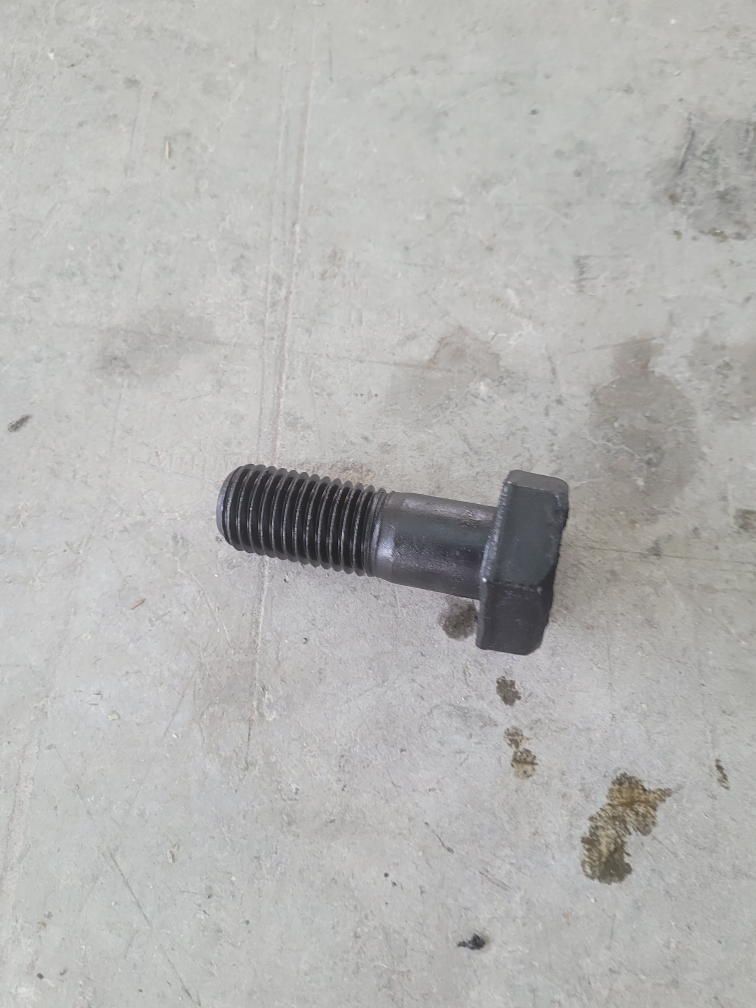
#> input picture data/threaded/image1.jpg, 3024 x 4032 px (shown at 1/4 size); its folder holds 5 pictures in this run
$ python main.py
#> lines starting #> are read from the running program, lines starting #| are printed output that depends on the picture
### src/image_utils.py
import cv2


def load_image(path, scale=0.5):
    """
    Load image, convert to grayscale and resize.
    """

    image = cv2.imread(path)

    if image is None:
        raise FileNotFoundError(f"Image not found: {path}")

    gray = cv2.cvtColor(image, cv2.COLOR_BGR2GRAY)

    width = int(gray.shape[1] * scale)
    height = int(gray.shape[0] * scale)

    resized = cv2.resize(gray, (width, height))

    return resized

# [14 lines left out: function crop_thread_region, not called in this run]

### src/fft_detector.py
import numpy as np
from src.image_utils import load_image


def generate_cosine(size, fx, fy):
    """
    Generate a 2D cosine using integer frequency components.
    fx: horizontal frequency component
    fy: vertical frequency component
    """

    x = np.arange(size)
    y = np.arange(size)

    X, Y = np.meshgrid(x, y)

    image = np.cos(
        2 * np.pi * (fx * X + fy * Y) / size
    )

    return image


def compute_fft(image):
    """
    Compute centered 2D Fourier Transform.
    """

    fft = np.fft.fft2(image)

    fft_shifted = np.fft.fftshift(fft)

    magnitude = np.log1p(np.abs(fft_shifted))

    return magnitude


def fft_from_image(path, scale=0.5):
    """
    Load an image and compute its FFT magnitude.
    """

    image = load_image(path, scale)
    spectrum = compute_fft(image)

    return image, spectrum


def remove_low_frequencies(spectrum, radius=20):
    """
    Remove low-frequency components (center of FFT).
    """

    filtered = spectrum.copy()

    h, w = filtered.shape

    cy = h // 2
    cx = w // 2

    Y, X = np.ogrid[:h, :w]

    mask = (X - cx) ** 2 + (Y - cy) ** 2 <= radius ** 2

    filtered[mask] = 0

    return filtered

### src/noise_test.py
import glob

import cv2
import numpy as np
import os

from src.predictor import predictor


def add_gaussian_noise(image, variance):
    """
    Add Gaussian noise to an image.
    """

    image = image.astype(np.float32) / 255.0

    noise = np.random.normal(
        0,
        np.sqrt(variance),
        image.shape
    )

    noisy = image + noise

    noisy = np.clip(noisy, 0, 1)

    noisy = (255 * noisy).astype(np.uint8)

    return noisy


def load_dataset():

    images = []

    for path in sorted(glob.glob("data/threaded/*.jpg")):
        images.append((path, 1))

    for path in sorted(glob.glob("data/non_threaded/*.jpg")):
        images.append((path, 0))

    return images


def evaluate_noise(variance):

    dataset = load_dataset()

    correct = 0

    for path, label in dataset:

        image = cv2.imread(path, cv2.IMREAD_GRAYSCALE)

        noisy = add_gaussian_noise(
            image,
            variance
        )

        if variance == 0.05:
            cv2.imwrite("noisy_sample.jpg", noisy)

        temp = "temp.jpg"

        cv2.imwrite(temp, noisy)

        prediction, _ = predictor(temp)

        if prediction == label:
            correct += 1

    accuracy = correct / len(dataset)

    if os.path.exists("temp.jpg"):
        os.remove("temp.jpg")

    return accuracy

### src/predictor.py
import numpy as np

from src.fft_detector import fft_from_image, remove_low_frequencies


def predictor(path, threshold=12.6):
    """
    Return:
        1 -> Threaded
        0 -> Non-threaded
    """

    _, spectrum = fft_from_image(path)

    spectrum = remove_low_frequencies(
        spectrum,
        radius=20
    )

    values = np.sort(spectrum.ravel())

    score = np.mean(values[-10:])

    prediction = int(score > threshold)

    return prediction, score

### main.py
import os

import matplotlib.pyplot as plt

from src.fft_detector import (
    generate_cosine,
    compute_fft,
    fft_from_image,
)

from src.noise_test import evaluate_noise


os.makedirs("outputs", exist_ok=True)


def part1():

    image = generate_cosine(
        size=256,
        fx=8,
        fy=0
    )

    fft = compute_fft(image)

    plt.figure(figsize=(10,4))

    plt.subplot(1,2,1)
    plt.imshow(image, cmap="gray")
    plt.title("Cosine")

    plt.subplot(1,2,2)
    plt.imshow(fft, cmap="gray")
    plt.title("FFT")

    plt.tight_layout()

    plt.savefig(
        "outputs/cosine_fft.png",
        dpi=300
    )

    plt.show()


def part2():

    image, fft = fft_from_image(
        "data/threaded/image1.jpg"
    )

    plt.figure(figsize=(10,4))

    plt.subplot(1,2,1)
    plt.imshow(image, cmap="gray")
    plt.title("Threaded")

    plt.subplot(1,2,2)
    plt.imshow(fft, cmap="gray")
    plt.title("FFT")

    plt.tight_layout()

    plt.savefig(
        "outputs/thread_fft.png",
        dpi=300
    )

    plt.show()


def part3():

    variances = [
        0,
        0.001,
        0.003,
        0.005,
        0.01,
        0.02,
        0.05,
    ]

    accuracies = []

    for variance in variances:

        accuracy = evaluate_noise(
            variance
        )

        accuracies.append(accuracy)

        print(
            f"Variance={variance:.3f}"
            f" Accuracy={accuracy:.2f}"
        )

    plt.figure(figsize=(7,5))

    plt.plot(
        variances,
        accuracies,
        marker="o"
    )

    plt.xlabel("Noise Variance")
    plt.ylabel("Accuracy")
    plt.grid(True)

    plt.savefig(
        "outputs/noise_accuracy.png",
        dpi=300
    )

    plt.show()


def main():

    print("Part 1")
    part1()
#> in part1, `plt.savefig( "outputs/cosine_fft.png", dpi=300 )`:
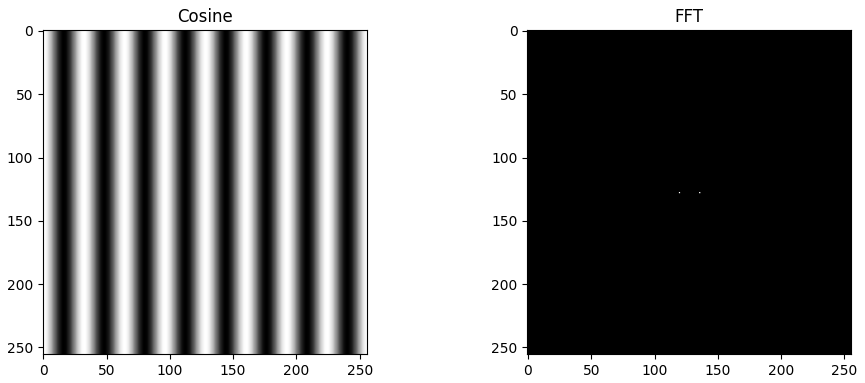
#> figure drawn by matplotlib, 2 panels

    print("Part 2")
    part2()
#> in load_image, image is the input picture: shape (4032, 3024, 3); mean B, G, R 178.6, 180.5, 180.7
#> in compute_fft (call 2), `magnitude = np.log1p(np.abs(fft_shifted))`:
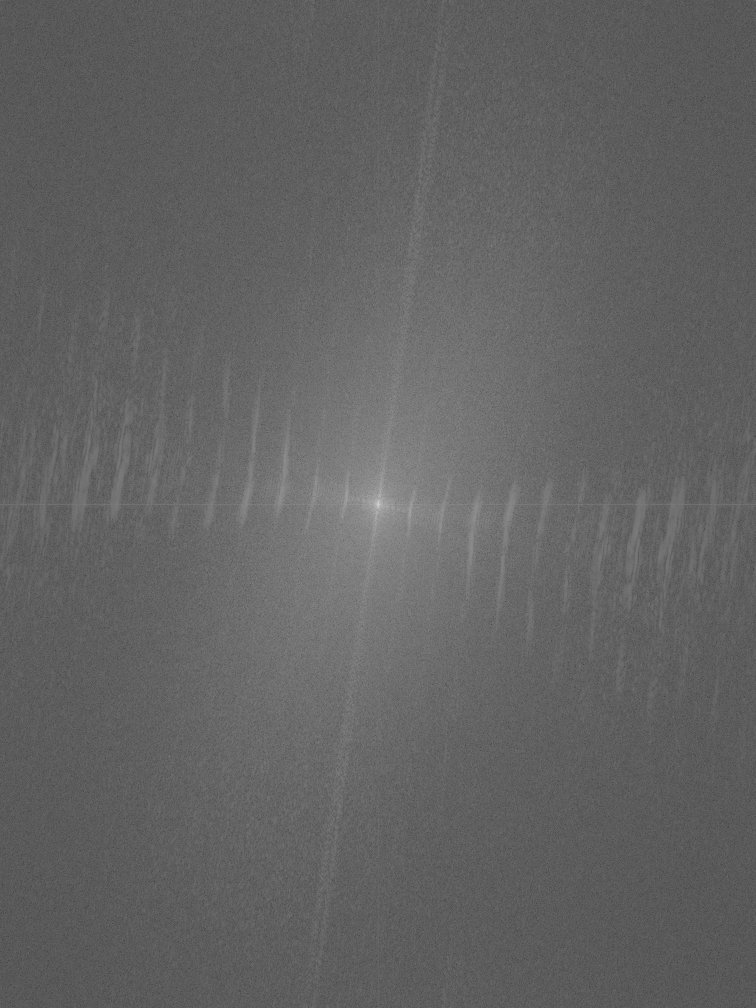
#> magnitude: shape (2016, 1512) float64 (shown at 1/2 size); min 0.769, max 20.13, mean 8.3; drawn with min black and max white
#> in part2, `plt.savefig( "outputs/thread_fft.png", dpi=300 )`:
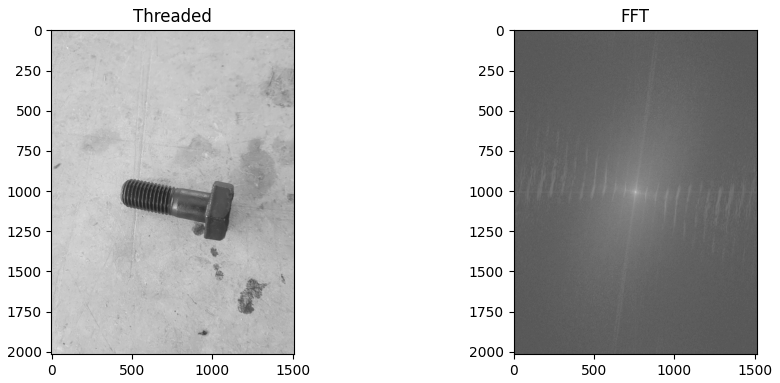
#> figure drawn by matplotlib, 2 panels

    print("Part 3")
    part3()
#> in remove_low_frequencies, `filtered[mask] = 0`:
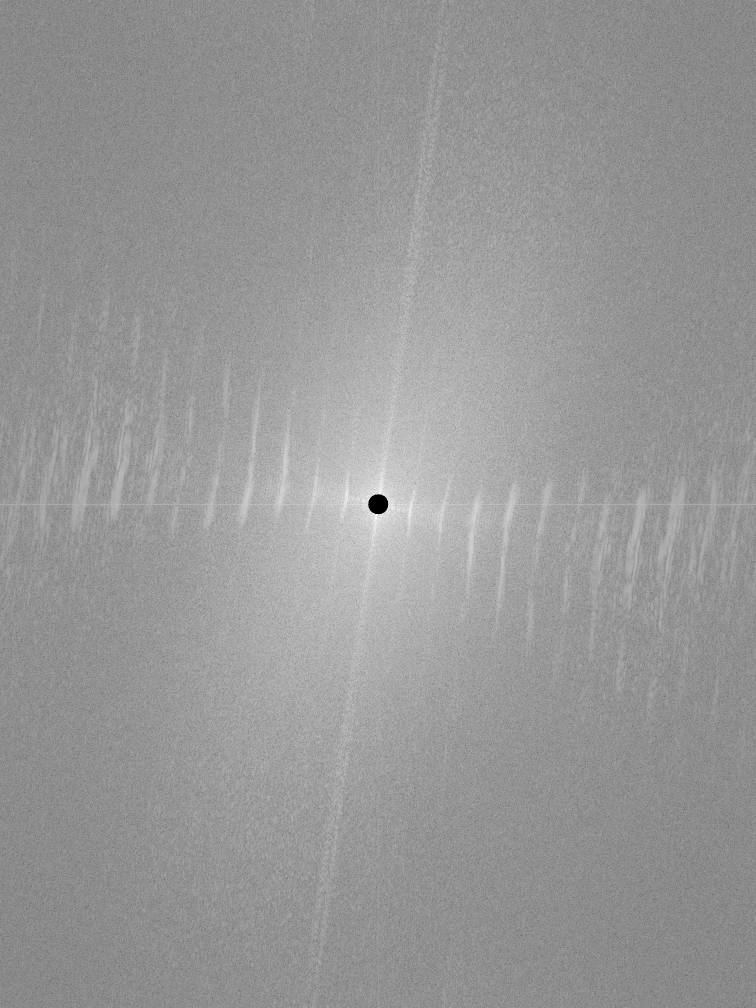
#> filtered: shape (2016, 1512) float64 (shown at 1/2 size); min 0, max 13.94, mean 8.28; drawn with min black and max white
#> in predictor, `score = np.mean(values[-10:])`: score = 13.9
#> in predictor, `prediction = int(score > threshold)`: prediction = 1
#> in part3, `plt.savefig( "outputs/noise_accuracy.png", dpi=300 )`:
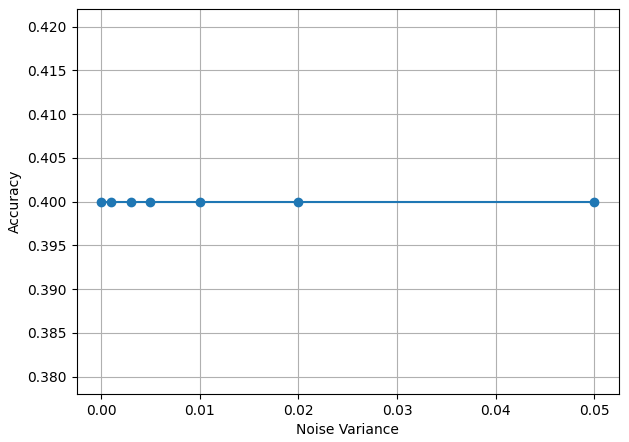
#> figure drawn by matplotlib, 1 panel


if __name__ == "__main__":
    main()
